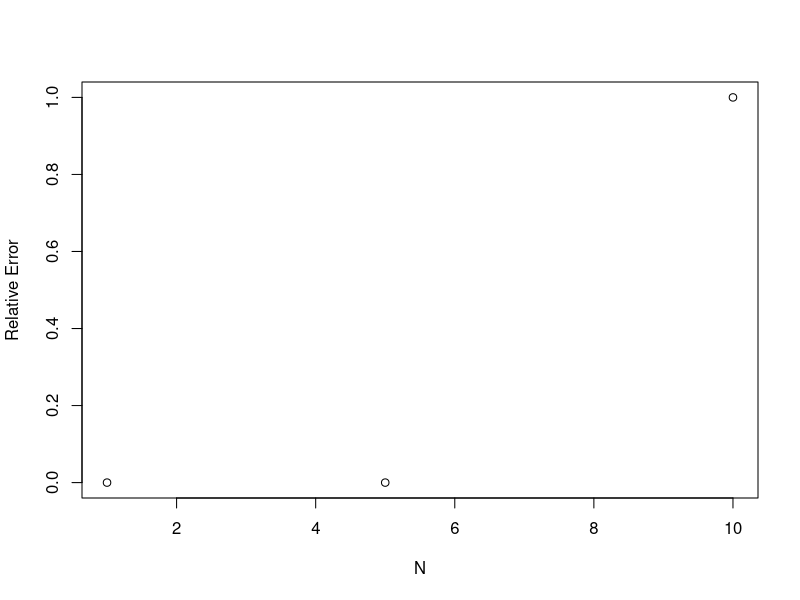
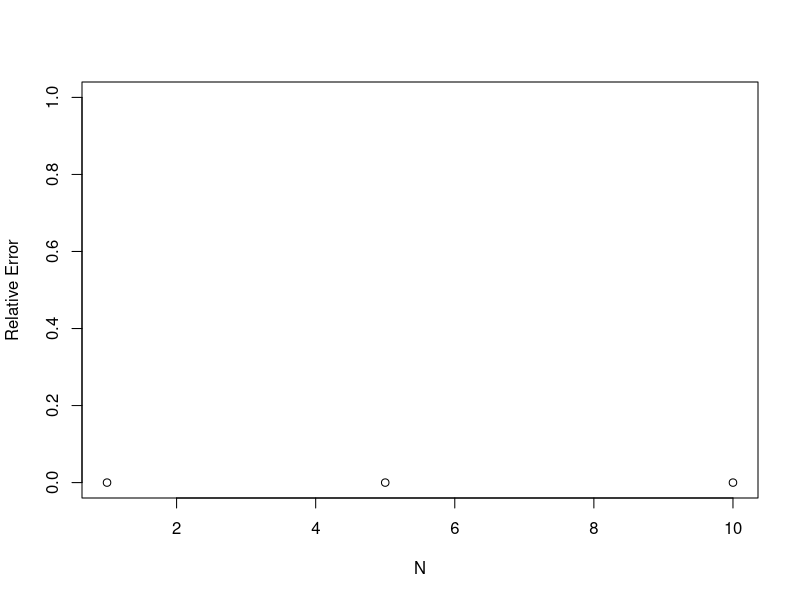

The R source for these figures, in order:
## ---- chunk 1
knitr::opts_chunk$set(echo = TRUE)
## ---- chunk 2
# create a quadratic function since we'll be testing several n's and potentially different b's
quad <- function(n,b){
  a <- 10^-n
  c <- a
  
  root_num_right <- sqrt(b^2-(4*a*c))
  #splitting the equations into separate terms to better understand the subtractive cancellation 
  root_num <- -b +root_num_right
  root_den <- 2*a
  
  quad_root = root_num/root_den
  true_root = Re(polyroot(c(c,b,a)))[1] # only take the negative root since that's what we're dealing with
  
  
  #use Re to only take the real root of the complex number, checked them all, no imag parts. 
  
  df <- data.frame("TrueRoot" =true_root, "QuadRoot" = quad_root)
  
  #calculate Relative Error
  rel_err <- abs((true_root-quad_root)/true_root)
  df$rel_err <- rel_err
  cat(paste0("Relative Error for a=",a, ", b=",b,", c=",c, ", and n=",n," is ", rel_err))
  
  return(df)
}

df1 = quad(1,1)
df2 = quad(5,1)
df3 = quad(10,1)

plot(c(1,5,10),c(df1$rel_err,df2$rel_err,df3$rel_err), ylab = "Relative Error", xlab = "N")

## ---- chunk 3
quad_new <- function(n,b){
  a <- 10^-n
  c <- a

  quad_root = -2*c / (sqrt(b^2 - 4*a*c) + b)
  true_root = Re(polyroot(c(c,b,a)))[1] # only take the negative root since that's what we're dealing with
  
  
  #use Re to only take the real root of the complex number, checked them all, no imag parts. 
  
  df <- data.frame("TrueRoot" =true_root, "QuadRoot" = quad_root)
  
  #calculate Relative Error
  rel_err <- abs((true_root-quad_root)/true_root)
  df$rel_err <- rel_err
  cat(paste0("Relative Error for a=",a, ", b=",b,", c=",c, ", and n=",n," is ", rel_err))
  
  return(df)
}

df1_new <- quad_new(1,1)
df2_new <-quad_new(5,1)
df3_new <-quad_new(10,1)

plot(c(1,5,10),c(df1_new$rel_err,df2_new$rel_err,df3_new$rel_err), ylab = "Relative Error", xlab = "N",ylim = c(0,1))

